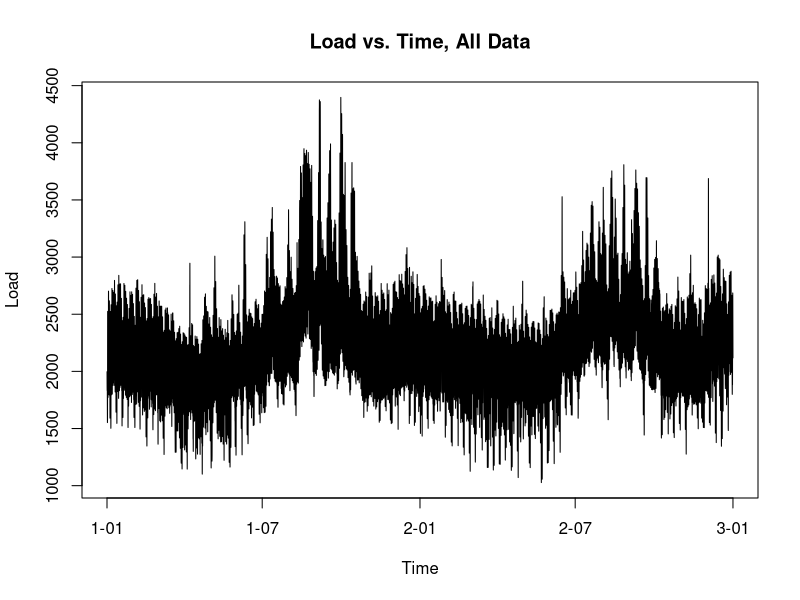
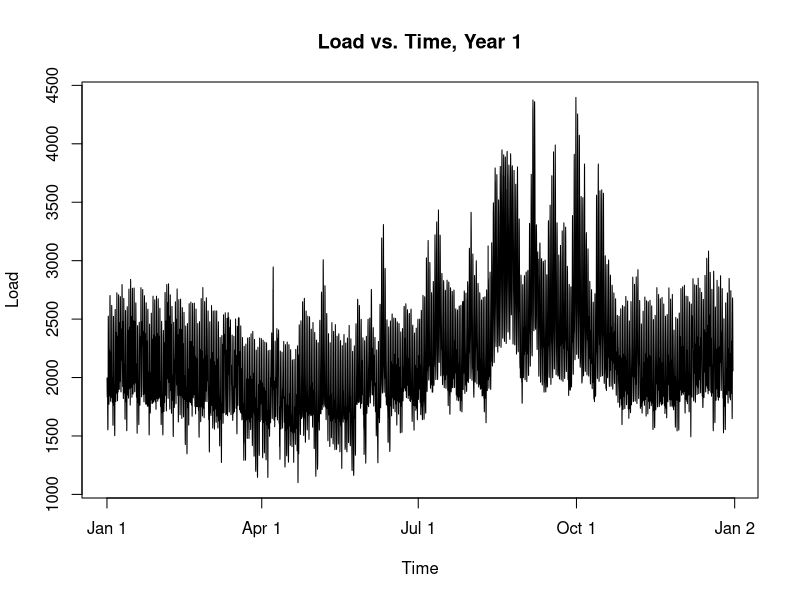
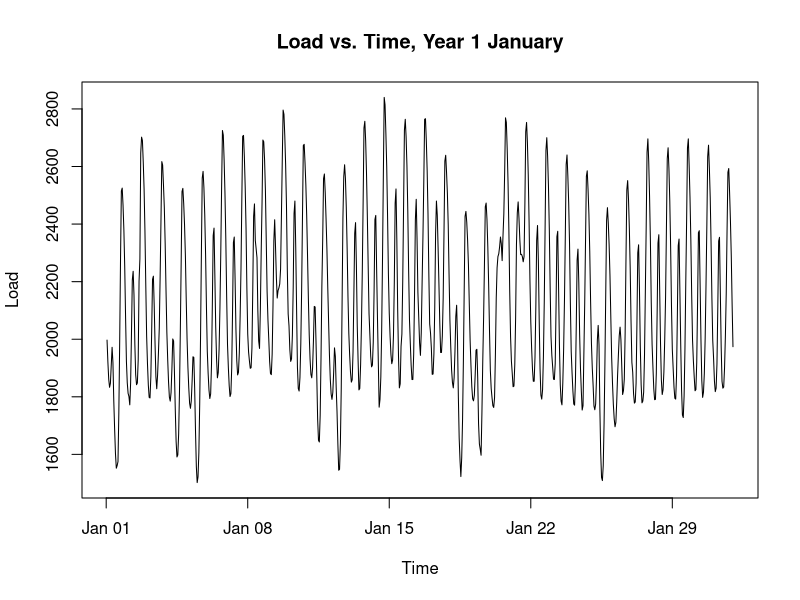
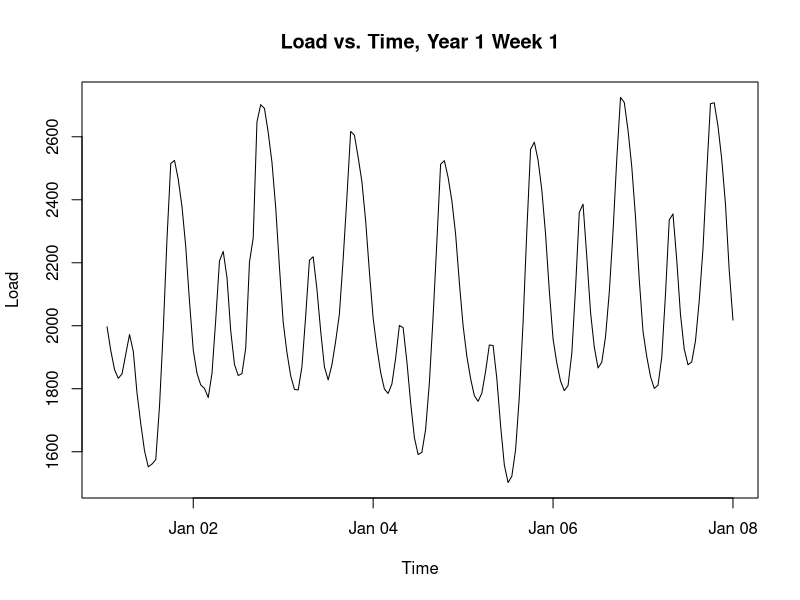
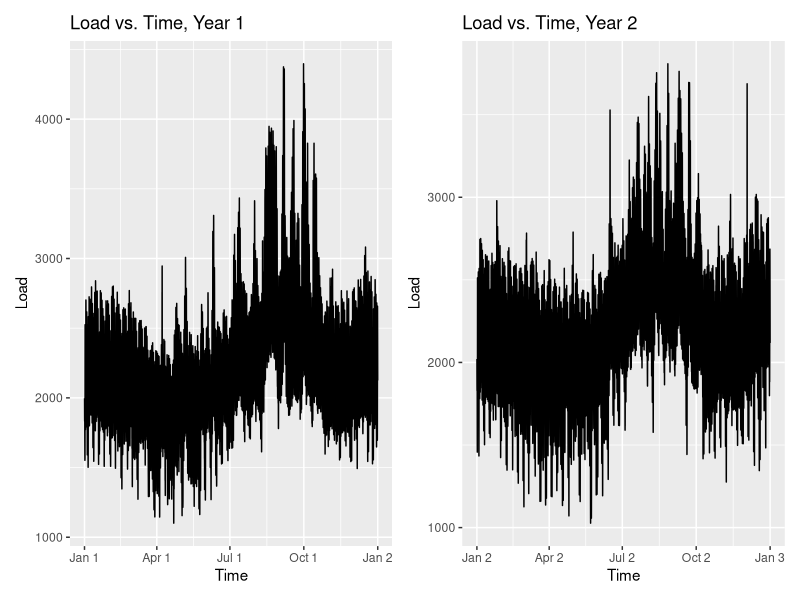
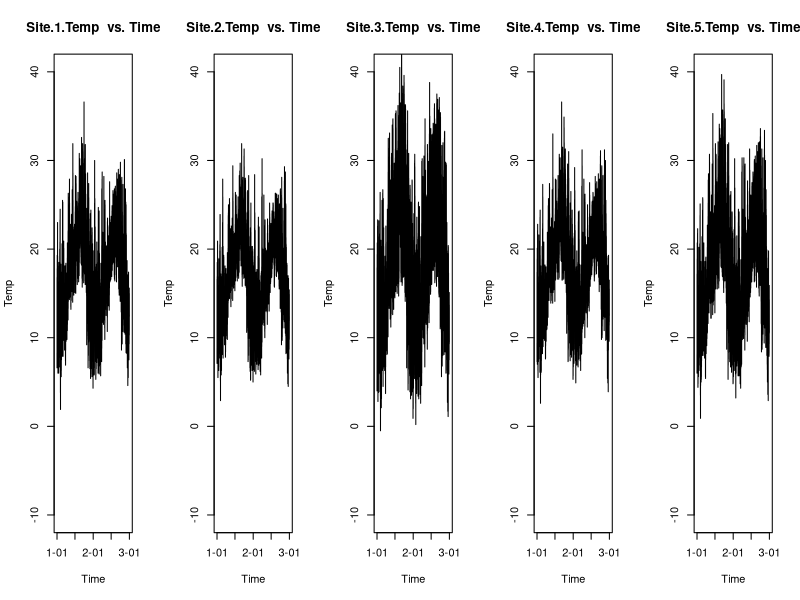
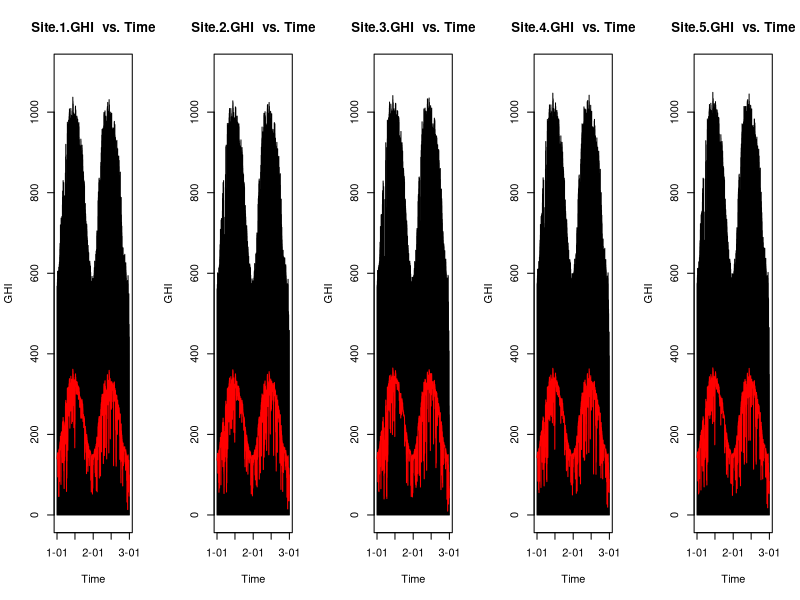
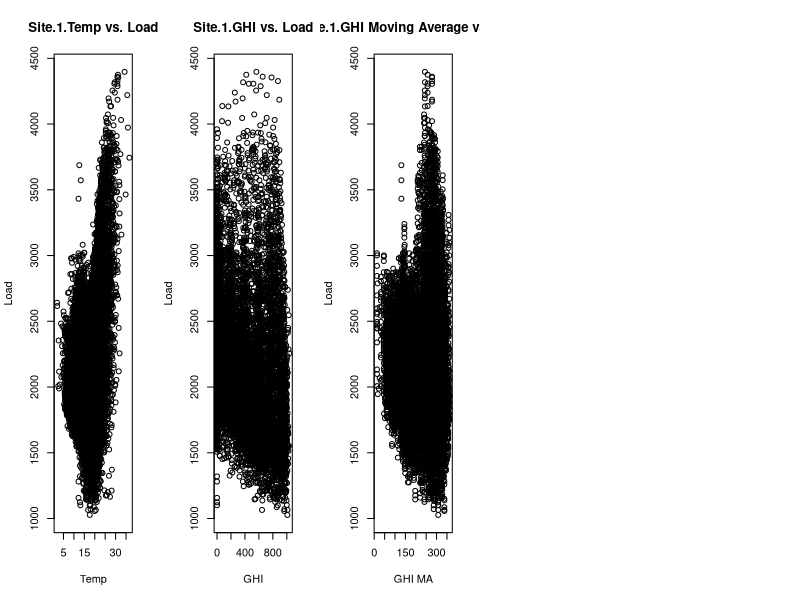

Generate these figures, in order, with R:
## ---- chunk 1
knitr::opts_chunk$set(echo = TRUE, warning = FALSE, message = FALSE)
## ---- chunk 2
library(lubridate)
library(zoo)
library(knitr)
library(dplyr)
library(ggplot2)
library(patchwork)
## ---- chunk 3
# load data
train = read.csv("training.csv", header = T)
train = data.frame(train[1:17545,][1:15])
## ---- chunk 4
# data pre-processing
# create a column of datetime
train$datetime <- make_datetime(train$Year, train$Month, train$Day, train$Hour)
# convert load column to dbl
train$Load = as.numeric(gsub(",", "", train$Load))
## ---- chunk 5
head(train)
## ---- chunk 6
# Column Summary
# for (i in 5:ncol(train)) {
#   print(colnames(train)[i])
#   print(typeof(train[,i]))
#   print(summary(na.omit(train[,i])))
#   print(sum(is.na(train[,i])))
# }
## ---- chunk 7
# Load vs. Time
plot(train$datetime, train$Load, type = "l", main = "Load vs. Time, All Data", 
     ylab = "Load", xlab = "Time")

plot(train$datetime[1:8760], train$Load[1:8760], type = "l", main = "Load vs. Time, Year 1", 
     ylab = "Load", xlab = "Time")

plot(train$datetime[1:744], train$Load[1:744], type = "l", 
     main = "Load vs. Time, Year 1 January", ylab = "Load", xlab = "Time")

plot(train$datetime[1:168], train$Load[1:168], type = "l", 
     main = "Load vs. Time, Year 1 Week 1", ylab = "Load", xlab = "Time")
## ---- chunk 8
p_year1 <- train |>
  filter(Year == 1) |>
  ggplot(aes(x = datetime, y = Load)) +
  geom_line() + # Adding a line plot
  labs(
    title = "Load vs. Time, Year 1",
    x = "Time",
    y = "Load"
  )

p_year2 <- train |>
  filter(Year == 2) |>
  ggplot(aes(x = datetime, y = Load)) +
  geom_line() + # Adding a line plot
  labs(
    title = "Load vs. Time, Year 2",
    x = "Time",
    y = "Load"
  )
  

p_year1 | p_year2
## ---- chunk 9
# 5 Temp columns vs. Time
temp_colnames = c("Site.1.Temp", "Site.2.Temp", "Site.3.Temp", 
                  "Site.4.Temp", "Site.5.Temp")

par(mfrow = c(1, 5))
for (colname in temp_colnames) {
  main_suffix = " vs. Time"
  plot(train$datetime,train[,colname], main = paste(colname, main_suffix), 
       type = "l", ylab = "Temp", xlab = "Time", ylim = c(-10, 40))
}
## ---- chunk 10
# 5 GHI columns vs. Time
GHI_colnames = c("Site.1.GHI", "Site.2.GHI", "Site.3.GHI", 
                 "Site.4.GHI", "Site.5.GHI")

par(mfrow = c(1,5))
for (colname in GHI_colnames) {
  # compute rolling average over 24h window
  ma = rollmean(train[,colname], fill=NA, k = 24)
  
  main_suffix = " vs. Time"
  plot(train$datetime, train[,colname], main = paste(colname, main_suffix), 
       type = "l", ylab = "GHI", xlab = "Time", ylim = c(0, 1100))
  lines(train$datetime, ma, col = "red")
}
## ---- chunk 11
# correlation
plot(train$Site.1.Temp, train$Load, main = "Site.1.Temp vs. Load", 
     ylab = "Load", xlab = "Temp")

plot(train$Site.1.GHI, train$Load, main = "Site.1.GHI vs. Load", 
     ylab = "Load", xlab = "GHI")
plot(rollmean(train$Site.1.GHI, fill=NA, k = 24), train$Load, 
     main = "Site.1.GHI Moving Average vs. Load", ylab = "Load", xlab = "GHI MA")
